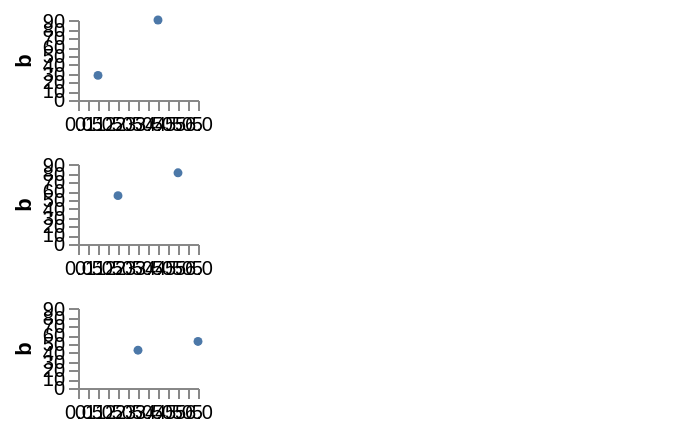

Express this chart as Vega-Lite.
### Vega specification from a JSON file in a GitHub repository (floating-point values rounded to 4 significant figures)
{"width": 300, "height": 200, "padding": 5, "data": [{"name": "table", "values": [{"a": "Alpha", "b": 28, "c": "x", "d": 1, "col": 0, "row": 0}, {"a": "Bravo", "b": 55, "c": "y", "d": 2, "col": 1, "row": 1}, {"a": "Charlie", "b": 43, "c": "x", "d": 3, "col": 2, "row": 0}, {"a": "Delta", "b": 91, "c": "z", "d": 4, "col": 0, "row": 1}, {"a": "Echo", "b": 81, "c": "y", "d": 5, "col": 1, "row": 0}, {"a": "Foxtrot", "b": 53, "c": "z", "d": 6, "col": 2, "row": 1}]}], "scales": [{"name": "x", "type": "linear", "domain": {"data": "table", "field": "d"}, "range": [0, 60]}, {"name": "y", "type": "linear", "domain": {"data": "table", "field": "b"}, "range": [40, 0]}], "layout": {"columns": 1, "padding": 10, "align": "each"}, "marks": [{"type": "group", "from": {"facet": {"name": "facet", "data": "table", "groupby": ["col"]}}, "encode": {"update": {"width": {"value": 60}, "height": {"value": 40}}}, "axes": [{"orient": "left", "scale": "y", "title": "b"}, {"orient": "bottom", "scale": "x"}], "marks": [{"type": "symbol", "from": {"data": "facet"}, "encode": {"enter": {"x": {"scale": "x", "field": "d"}, "y": {"scale": "y", "field": "b"}, "size": {"value": 20}}}}]}]}
